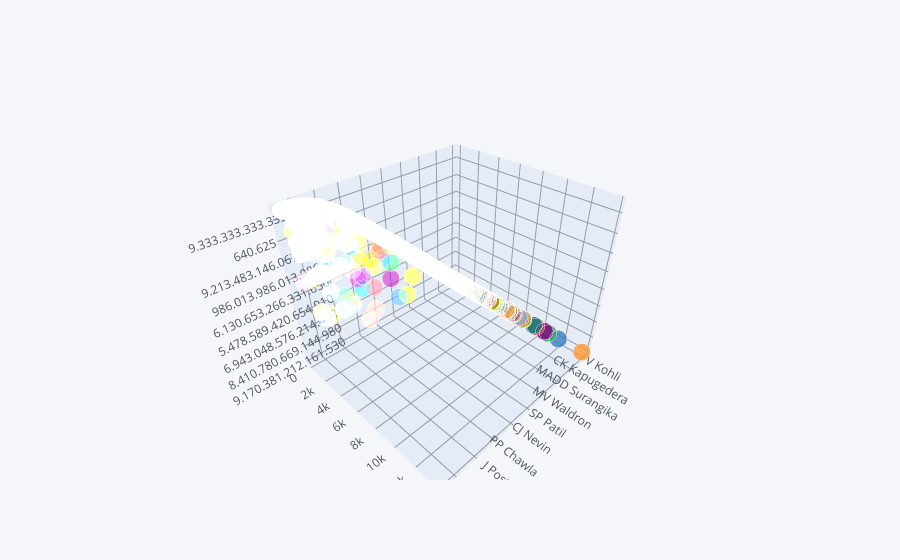

Write notebook code for a chart like this one.
### Code cell
odi.iplot(x='player_name', y='total_runs', z='strike_rate', kind='scatter3d')

### Figure 1 — Plotly figure (JSON) as saved in the notebook; plotly's stock layout.template omitted (floating-point values rounded to 4 significant figures; data arrays with more than 128 entries replaced by an {"elided": "..."} marker saying what was removed)
{"data": [{"marker": {"color": {"elided": "1540 str values"}, "opacity": 0.8, "size": {"elided": "1540 int values"}, "symbol": "circle"}, "mode": "markers", "text": {"elided": "1540 str values"}, "type": "scatter3d", "x": {"elided": "1540 str values"}, "y": {"elided": "1540 int values"}, "z": {"elided": "1540 str values"}}], "layout": {"autosize": true, "legend": {"bgcolor": "#F5F6F9", "font": {"color": "#4D5663"}}, "paper_bgcolor": "#F5F6F9", "plot_bgcolor": "#F5F6F9", "scene": {"aspectmode": "auto", "aspectratio": {"x": 1.101, "y": 1, "z": 0.9081}, "xaxis": {"gridcolor": "#9499A3", "showgrid": true, "tickfont": {"color": "#4D5663"}, "title": {"font": {"color": "#4D5663"}, "text": ""}, "type": "category", "zerolinecolor": "#9499A3"}, "yaxis": {"gridcolor": "#9499A3", "showgrid": true, "tickfont": {"color": "#4D5663"}, "title": {"font": {"color": "#4D5663"}, "text": ""}, "type": "linear", "zerolinecolor": "#9499A3"}, "zaxis": {"gridcolor": "#9499A3", "showgrid": true, "tickfont": {"color": "#4D5663"}, "title": {"font": {"color": "#4D5663"}, "text": ""}, "type": "category", "zerolinecolor": "#9499A3"}}, "title": {"font": {"color": "#4D5663"}}}}
